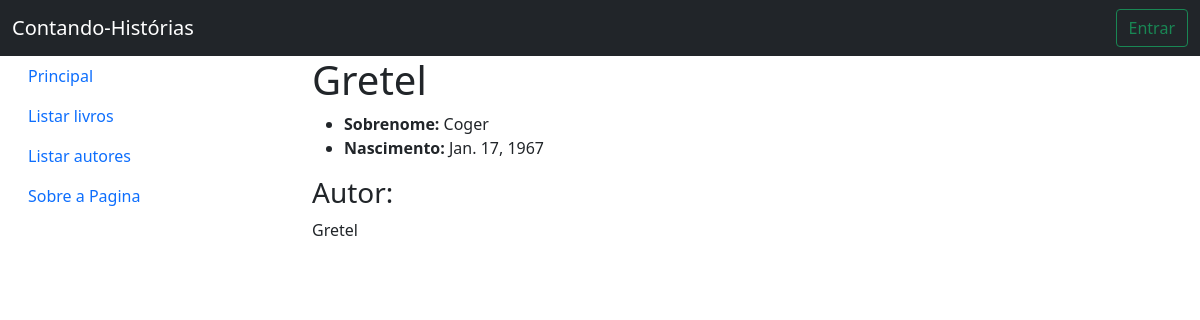
The page /catalago/autor/2 on the database its author committed.
### catalago/models.py (models this page shows, shortened)
class Autor(models.Model):
    primeiro_nome = models.CharField(max_length=100,
                                     help_text="Primeiro nome do autor")
    sobrenome = models.CharField(max_length=100,
                                 help_text="sobrenome do autor")
    edicao = models.CharField(max_length=10,
                              null=True,
                              help_text="edicao do livro")
    data_nascimento = models.DateField('Data de nascimento',
                                       null=True,
                                       blank=True,
                                       default=None,
                                       help_text="Data de nascimento do autor")
    data_morte = models.DateField('Data do óbito',
                                  null=True,
                                  blank=True,
                                  default=None,
                                  help_text="Data de morte do autor")

### catalago/views.py (the view)
# urls.py: path('autor/<int:pk>', views.AutorDetailView.as_view(), name='autor_detail'),
class AutorDetailView(generic.DetailView):
    model = Autor

### catalago/templates/catalago/autor_detail.html (shortened to what this page needs)
{% extends 'base.html' %}
{% block conteudo %}
<h1>{{ autor.primeiro_nome }}</h1>
<ul>
  <li><strong>Sobrenome: </strong> {{ autor.sobrenome }}</li>
  <li><strong>Nascimento: </strong> {{ autor.data_nascimento }} </li>
</ul>
<h3>Autor:</h3>
<p>
  {{ autor.primeiro_nome}}
</p>
{% endblock %}

### rows shown on the page
Autor: primeiro_nome "Gretel", sobrenome "Coger", data_nascimento "Jan. 17, 1967"
